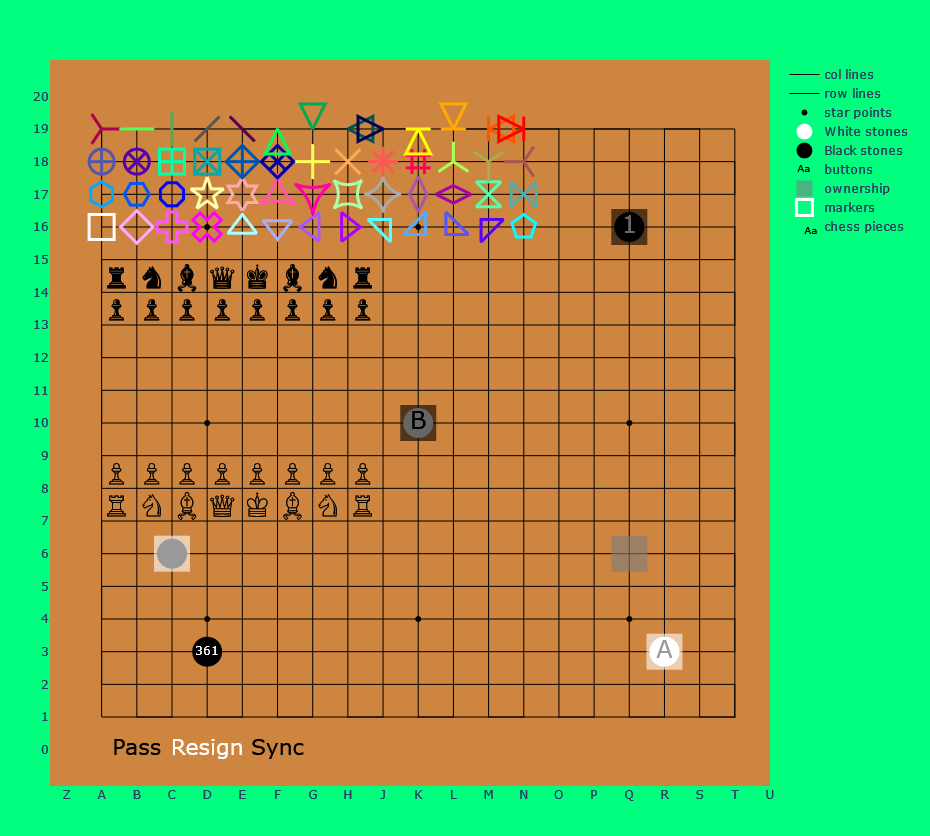

Generate this figure with Julia:
using PlotlyJS

function const_generate()
    sgfX=cat(Vector('a' : 'k'),Vector('m' : 't'),dims=1)
    sgfY=[c for c in reverse(sgfX)]
    sgfXY=[string(sgfX[i],sgfY[j]) for j in 1:19 for i in 1:19]

    gtpX=cat(['z'],Vector('a' : 'h'),Vector('j' : 'u'),dims=1)
    gtpY=Vector(0:20)
    gtpXY=["$j$i" for i in reverse(gtpY) for j in gtpX]

    uiX=[uppercase(gtpX[i]) for i in 1:length(gtpX)]
    uiY=[string(gtpY[j]) for j in 1:length(gtpY)]
    uiXY=[(j,i) for i in reverse(uiY) for j in uiX]
    return sgfX,sgfY,sgfXY,gtpX,gtpY,gtpXY,uiX,uiY,uiXY
end

const SGF_X,SGF_Y,SGF_XY,GTP_X,GTP_Y,GTP_XY,UI_X,UI_Y,UI_XY=const_generate()

function layout_board()
    Layout(
        # boardSize are as big as setting
        # aspectmode="manual",aspectratio=1,,
        #aspectmode="data",
        #aspectratio=attr(x=1,y=1),
        width=930,
        height=836,
        paper_bgcolor="rgb(0,255,127)",
        plot_bgcolor="rgb(205,133,63)",
        #plot_ratio=1,
        #margin=attr(l=0,r=0,t=0,b=0),
        xaxis_showgrid=false,
        xaxis=attr(
            # showline=true, mirror=true,linewidth=1,linecolor="black",
            # zeroline=true,zerolinewidth=1,zerolinecolor="rgb(205,133,63)",
            ticktext=UI_X,
            tickvals=GTP_X
            # if tickvals is a number array, row/col lines will become a line  
            ),
        yaxis_showgrid=false,
        yaxis=attr(
            # showline=true, mirror=true,linewidth=1,linecolor="black",
            zeroline=false,
            ticktext=UI_Y,
            tickvals=GTP_Y
            ),
        transition_duration = 500
    )
end

function line_fold(axisFold,axisCount)
    lineFold=[axisFold[1],axisFold[end]]
    N=length(axisCount)-1
    for n in 1:N
        if n%2==0
            lineFold=cat(lineFold,[axisFold[1]],[axisFold[end]],dims=1)
        else
            lineFold=cat(lineFold,[axisFold[end]],[axisFold[1]],dims=1)
        end
    end
    return lineFold
end
function trace_line(boardSize)
    xLine=GTP_X[2:boardSize[1]+1]
    yLine=GTP_Y[2:boardSize[2]+1]
    rowX=line_fold(xLine,yLine)
    rowY=[yItem for yItem in yLine for j in 1:2]
    #colX=[xItem for xItem in xLine for i in 1:2]
    colX=cat(
        ['z'],
        [xLine[1]],
        [xItem for xItem in xLine for i in 1:2],
        [xLine[end]],
        [GTP_X[boardSize[1]+2]],
        dims=1
        )
    #=
    colYLine=cat(
        line_fold(yLine,xLine),
        [boardSize[1]%2==0 ? yLine[1] : yLine[end]],
        dims=1
        )
    =#
    colYDotLine=cat(
        [0],[nothing],line_fold(yLine,xLine),[nothing],
        [GTP_Y[boardSize[2]+2]],
        dims=1
        )
    #println(colYDotLine)
    rowLine=scatter(
        #x=['a','t','t','a','a','t','t','a','a','t','t','a',...,'a','t'],
        #y=[1,1,2,2,3,3,4,4,5,5,6,6,7,7,8,8,9,9,...,19,19],
        # use fold lines to plot row/col lines
        x=rowX,
        y=rowY,
        mode="lines",
        line_width=1,
        line_color="rgb(0,0,0)",
        hoverinfo = "skip",
        name="row lines"
        )
    colLine=scatter(
        #x=['z','a','a','b','b','c','c',...,'t','u'],
        #y=[1,1,19,19,1,1,19,19,1,1,19,19,1,1,...,19,19],
        # use (z,1) and (u,19) to widen col margin, if the board is 19x19
        x=colX,
        y=colYDotLine,
        mode="lines",
        line_width=1,
        line_color="rgb(0,0,0)",
        #marker_size=1,
        #marker_color="rgb(0,0,0)",
        hoverinfo = "skip",
        name="col lines"
        )
    return colLine,rowLine
end

function star_count(axisNum)
    starNum=0
    if axisNum<7
        starNum=0
    else
        if axisNum==7 || axisNum%2==0
            starNum=2
        else
            starNum=3
        end
    end
    #println(starNum)
    return starNum
end
function star_margin(axisNum)
    marginStar=4
    if axisNum<=12 marginStar=3 end
    #println(marginStar)
    return marginStar
end
function star_cross(axisSize,starNum,starMargin)
    starCross=[]
    if starNum != 0
        if starMargin==3
            starCross=[4,axisSize-1]
        else
            starCross=[5,axisSize-2]
        end
        if starNum==3
            starCross=cat(starCross,[div(axisSize+1,2)+1],dims=1)
        end
    end
    #println(starCross)
    return starCross
end
function trace_star(boardSize)
    xBoard=boardSize[1]
    yBoard=boardSize[2]
    rowNum=star_count(xBoard)
    colNum=star_count(yBoard)
    numStar=rowNum*colNum
    rowMargin=star_margin(xBoard)
    colMargin=star_margin(yBoard)
    xCrossIndex=star_cross(xBoard,rowNum,rowMargin)
    yCrossIndex=star_cross(yBoard,colNum,colMargin)
    xCross=[GTP_X[i] for i in xCrossIndex]
    yCross=[GTP_Y[j] for j in yCrossIndex]
    xStar=[xItem for xItem in xCross for k in 1:colNum]
    yStar=repeat(yCross,rowNum)
    #println("$xStar\n$yStar")
    scatter(
        x=xStar,
        y=yStar,
        mode="markers",
        marker_color="rgb(0,0,0)",
        name="star points"
        )
end

function trace_stones(boardSize,colorVector)
    xLine=GTP_X[2:boardSize[1]+1]
    yLine=reverse(GTP_Y[2:boardSize[2]+1])
    scatter(
        x=repeat(xLine,boardSize[2]),
        y=[yLine[i] for i in 1:boardSize[2] for j in 1:boardSize[1]],
        mode="markers",
        marker_color=colorVector,
        marker_size=25,
        name="stones"
        )
end

function trace_synchroboard()
    scatter(
        x=['a','b'],
        y=[0,0],
        mode="markers+text",
        marker=attr(
            color="rgb(205,133,63)",
            size=1
            ),
        text=["PA","SS"],
        textposition="inside",
        textfont=attr(color="rgb(255,255,255)",size=25),
        name="buttons"
        )
end

function trace_resign()
    scatter(
        x=['d'],
        y=[0],
        mode="markers+text",
        marker=attr(
            color="rgb(205,133,63)",
            size=1
            ),
        text=["Resign"],
        textposition="inside",
        textfont=attr(color="rgb(0,0,0)",size=25),
        name="resign"
        )
end

#boardStone=
    # colors are as many as players: black,white,blue,red...
whiteStone=scatter(
    x=['k','d','r'],
    y=[10,16,3],
    mode="markers",
    marker_color="rgb(255,255,255)",
    marker_size=30,
    name="White stones"
    )
blackStone=scatter(
    mode="markers+text",
    x=['q','d','c'],
    y=[16,3,6],
    marker=attr(
        color="rgb(0,0,0)",
        size=30
        ),
    text=["1","361"],
    textposition="inside",
    textfont=attr(color="rgba(255,255,255,1)",size=[24,12]),
    name="Black stones"
    )

ownership=scatter(
    x=['q','q','r','k'], # i ?
    y=[6,16,3,10],
    mode="markers",
    marker=attr(
        symbol="diamond",
        color=[
            "rgba(127,127,127,0.6)","rgba(0,0,0,0.6)",
            "rgba(255,255,255,0.6)","rgba(0,0,0,0.6)"
            ],
        size=36,
        # opacity=0.6,
        line=attr(
            width=0)
        ),
    name="ownership"
    )
#= 
Basic symbols in PlotlyJS:
circle square diamond cross x 
triangle pentagon hexagram star 
hourglass bowtie asterisk hash y line
=#
function trace_marker()
    rgbaRange = [
        "rgba($r,$g,$b,1)" 
        for b in 0:85:255
        for r in 0:85:255
        for g in 0:85:255
        #for a in 0.75:-0.01:0.25
        ]
    rgbaRange = reverse(rgbaRange)
    markers = scatter(
        x = [GTP_X[i] for p in 1:4 for i in 2:14 ],
        y = [GTP_Y[j] for j in 17:20 for q in 1:13 ],
        mode = "markers",
        marker = attr(
            symbol = ["$k" for k in 101:152],
            color = rgbaRange,
            #["rgba($r,$g,$b,1)" for r in ],
            size = 25,
            line = attr(width = 3, color = rgbaRange)
            ),
        name = "markers"
        ) 
    return markers
end

function trace_chess()
    R,N,B,Q,K,P = '♖','♘','♗','♕','♔','♙'
    r,n,b,q,k,p = '♜','♞','♝','♛','♚','♟'
    chessPieces = scatter(
        x = [GTP_X[i] for m in 1:4 for i in 2:9],
        y = [j for j in [14.8,13.8,8.8,7.8] for n in 1:8],
        mode = "text",
        text = [
            r,n,b,q,k,b,n,r,p,p,p,p,p,p,p,p,
            P,P,P,P,P,P,P,P,R,N,B,Q,K,B,N,R
            ],
        textposition = "bottom right",
        textfont = attr(
            size = 30, 
            color = "rgba(0,0,0,1)"
            ),
        name = "chess pieces"
        ) 
end

function plot_board(boardSize,stones)
    Plot(
        [
        trace_line(boardSize)[1],
        trace_line(boardSize)[2],
        trace_star(boardSize),
        trace_synchroboard(),
        trace_resign(),
        trace_stones(boardSize,stones)
        ],
        layout_board()
        )
end

function plot_board(boardSize)
    plot(
        [
        trace_line(boardSize)[1],
        trace_line(boardSize)[2],
        trace_star(boardSize),
        whiteStone,
        blackStone,
        trace_marker(),
        ownership,
        trace_chess()
        ],
        layout_board()
    )
end

function main_board()
        boardSize="19 19"
        plot_board([parse(Int8,split(boardSize)[i]) for i in 1:2])
end

#main_board()
